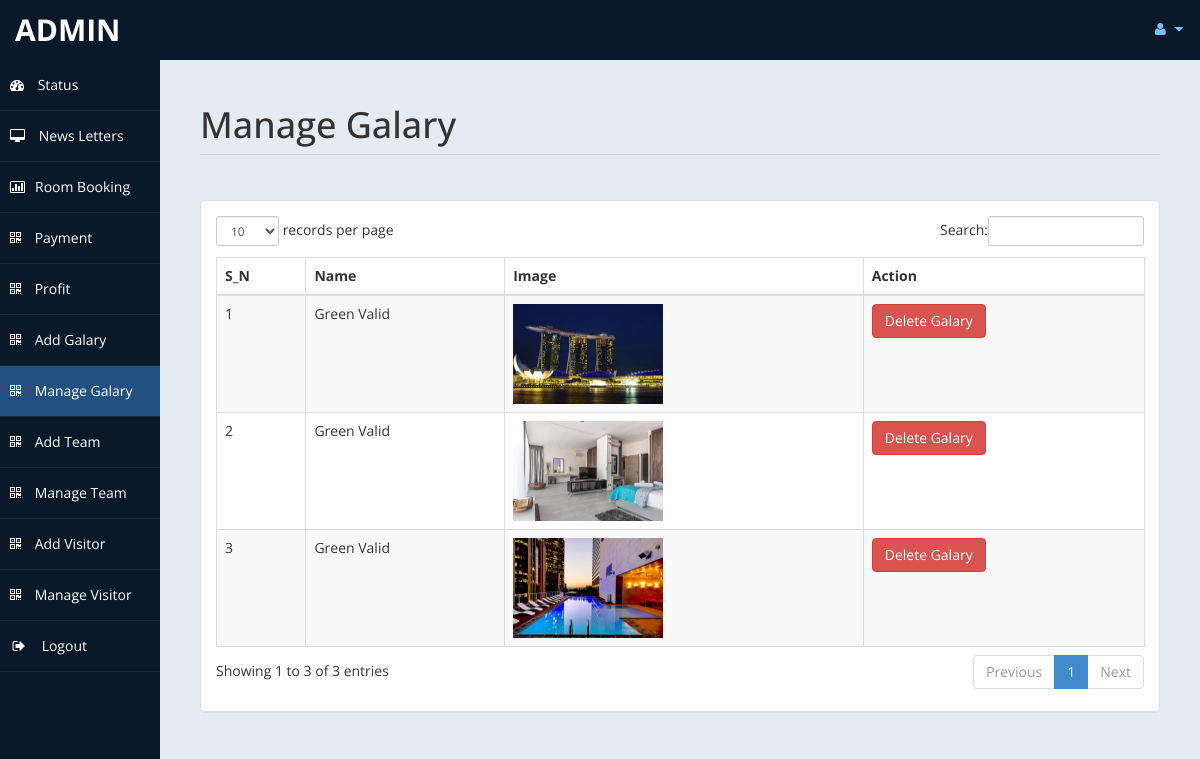
Screenshot of /admin/manage_galary.php (signed in) with the database file from the repository.
### tables this page shows
CREATE TABLE `galary` (
  `galary_id` int(11) NOT NULL,
  `image_name` varchar(255) NOT NULL,
  `galary_image` text NOT NULL
);

### admin/manage_galary.php (the view, shortened to what this page needs)
<!DOCTYPE html>
<html xmlns="http://www.w3.org/1999/xhtml">
<head>
    <link href="assets/css/bootstrap.css" rel="stylesheet" />
    <link href="assets/css/font-awesome.css" rel="stylesheet" />
    <link href="assets/css/custom-styles.css" rel="stylesheet" />
    <link href="assets/js/dataTables/dataTables.bootstrap.css" rel="stylesheet" />
</head>
<body>
    <div id="wrapper">
        <nav class="navbar navbar-default top-navbar" role="navigation">
            <div class="navbar-header">
                <a class="navbar-brand" href="home.php"><?php echo $_SESSION["user"]; ?> </a>
            </div>
            <ul class="nav navbar-top-links navbar-right">
                <li class="dropdown">
                    <a class="dropdown-toggle" data-toggle="dropdown" href="#" aria-expanded="false">
                        <i class="fa fa-user fa-fw"></i> <i class="fa fa-caret-down"></i>
                    </a>
                </li>
            </ul>
        </nav>
        <nav class="navbar-default navbar-side" role="navigation">
            <div class="sidebar-collapse">
                <ul class="nav" id="main-menu">
                    <li>
                        <a href="home.php"><i class="fa fa-dashboard"></i> Status</a>
                    </li>
                    <li>
                        <a  href="messages.php"><i class="fa fa-desktop"></i> News Letters</a>
                    </li>
					<li>
                        <a href="roombook.php"><i class="fa fa-bar-chart-o"></i>Room Booking</a>
                    </li>
                    <li>
                        <a  href="payment.php"><i class="fa fa-qrcode"></i> Payment</a>
                    </li>
                    <li>
                        <a  href="profit.php"><i class="fa fa-qrcode"></i> Profit</a>
                    </li>
                    <li>
                        <a  href="add_galary.php"><i class="fa fa-qrcode"></i> Add Galary</a>
                    </li>
                    <li>
                        <a class="active-menu" href="manage_galary.php"><i class="fa fa-qrcode"></i> Manage Galary</a>
                    </li>
                    <li>
                        <a  href="add_team.php"><i class="fa fa-qrcode"></i> Add Team</a>
                    </li>
                     <li>
                        <a  href="manage_team.php"><i class="fa fa-qrcode"></i> Manage Team</a>
                    </li>
                    <li>
                        <a  href="add_visitor.php"><i class="fa fa-qrcode"></i> Add Visitor</a>
                    </li>
                    <li>
                        <a  href="manage_visitor.php"><i class="fa fa-qrcode"></i> Manage Visitor</a>
                    </li>
                    <li>
                        <a href="logout.php" ><i class="fa fa-sign-out fa-fw"></i> Logout</a>
                    </li>
            </div>
        </nav>
        <div id="page-wrapper" >
            <div id="page-inner">
			 <div class="row">
                    <div class="col-md-12">
                        <h1 class="page-header">
                           Manage Galary<small> </small>
                        </h1>
                    </div>
                </div>
            <div class="row">
                <div class="col-md-12">
                    <div class="panel panel-default">
                        <div class="panel-body">
                            <div class="table-responsive">
                                <table class="table table-striped table-bordered table-hover" id="dataTables-example">
                                    <thead>
                                        <tr>
                                            <th>S_N</th>
                                            <th>Name</th>
											<th>Image</th>
                                            <th>Action</th>
                                        </tr>
                                    </thead>
                                    <tbody>
									<?php
                                    $i = 0;
										include ('db.php');
										$sql="SELECT * FROM `galary`";
										$re = mysqli_query($con,$sql);
										while($row = mysqli_fetch_array($re))
										{
										      $id = $row['galary_id'];
											$name = $row['image_name'];
                                            $galary_image = $row['galary_image'];
                                            $i++;
										?>
												<tr class='gradeC'>
													<td><?php echo $i; ?></td>
													<td><?php echo $name; ?></td>
													<td>
                                                        <img src="images/<?php echo $galary_image;?>" style="height: 100px; width: 150px">
                                                    </td>
													<td>
                                                        <a href="DeletePage/delete_galary.php?id=<?php echo $id ;?>" class="btn btn-danger">Delete Galary</a>
                                                    </td>
													</tr>
										<?php }
									?>
                                    </tbody>
                                </table>
                            </div>
                        </div>
                    </div>
                </div>
            </div>
                </div>
            </div>
    </div>
</body>
</html>

### admin/assets/css/custom-styles.css (style rules this page uses)
body { font-family: 'Open Sans', sans-serif; }
#wrapper { width: 100%; background:#09192A; }
#page-wrapper { padding: 15px 15px; min-height: 600px; background:#E5EBF2; }
#page-inner { width:100%; margin:10px 20px 10px 0px; background-color:transparent; padding:10px; min-height:1200px; }
h1, .h1, h2, .h2, h3, .h3 { margin-top: 7px; margin-bottom: -5px; }
.page-header { padding-bottom: 9px; margin: 10px 0 45px; border-bottom: 1px solid #C7D1DD; }
.top-navbar { margin:0px; }
.top-navbar .navbar-brand { color: #fff; width: 260px; text-align: left; height: 60px; font-size: 30px; font-weight: 700; text-transform: uppercase; line-height: 30px; }
.top-navbar .nav > li { position: relative; display: inline-block; }
.top-navbar .nav > li > a { position: relative; display: block; padding: 19px 15px; color: #77C0FD; }
.active-menu { background-color:#225081!important; }
.sidebar-collapse , .sidebar-collapse .nav { background:none; }
.sidebar-collapse .nav { padding:0; width: 160px; }
.sidebar-collapse .nav > li > a { color:#fff; background:transparent; text-shadow:none; width: 160px; }
.sidebar-collapse > .nav > li > a { padding:15px 10px; width: 160px; }
.sidebar-collapse > .nav > li { border-bottom: 1px solid rgba(107, 108, 109, 0.19); width: 160px; }
.navbar-side { border:none; background-color: transparent; }
.top-navbar { background:#09192A; border-bottom:none; }
.top-navbar .nav > li > a > i { margin-right: 2px; }
.navbar-default { border:0px solid black; }
.navbar-header { background: #09192A; }
.nav > li > a > i { margin-right:10px; }
@media (min-width:768px) { #page-wrapper { margin: 0 0 0 160px; padding: 15px 30px; min-height: 1200px; } }
@media (min-width:768px) { .navbar-side { z-index: 1; position: absolute; width: 260px; } }
@media (min-width:768px) { .navbar { border-radius: 0px; } }

### rows the page displays
galary: image_name "Green Valid", galary_image (picture)
galary: image_name "Green Valid", galary_image (picture)
galary: image_name "Green Valid", galary_image (picture)

### other values shown
$_SESSION["user"] "ADMIN"
